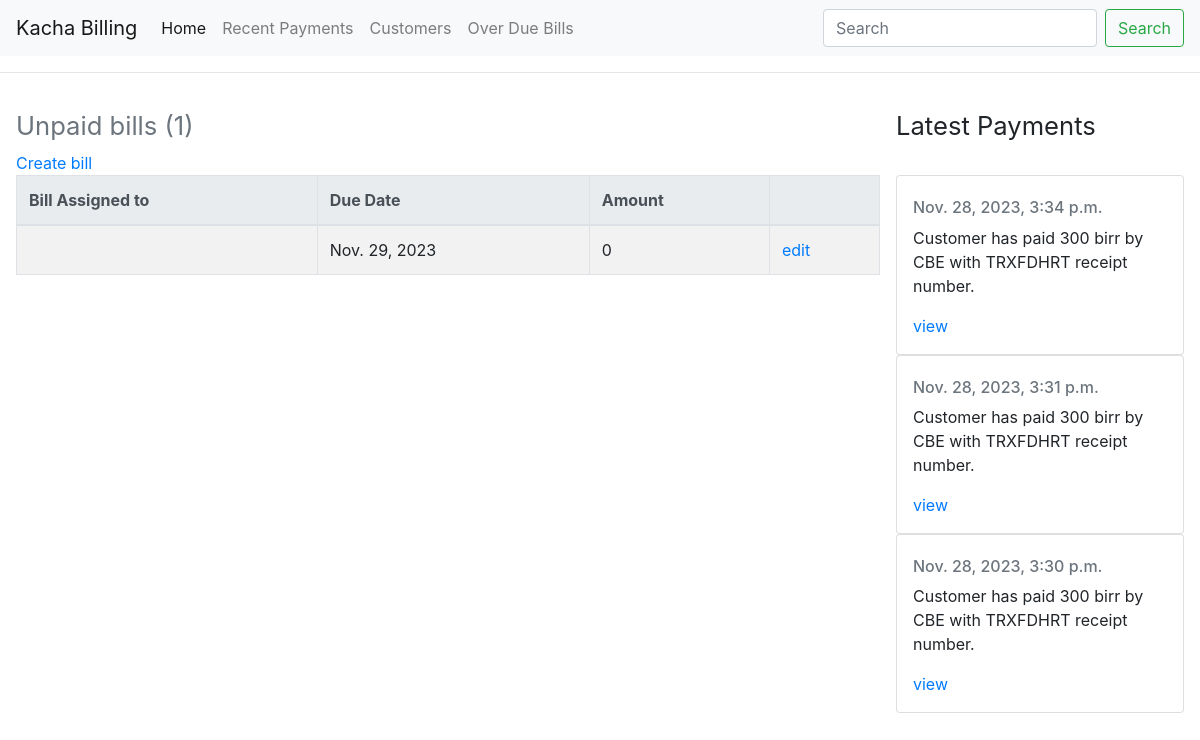
The app's page /over_due_bills/, older data.
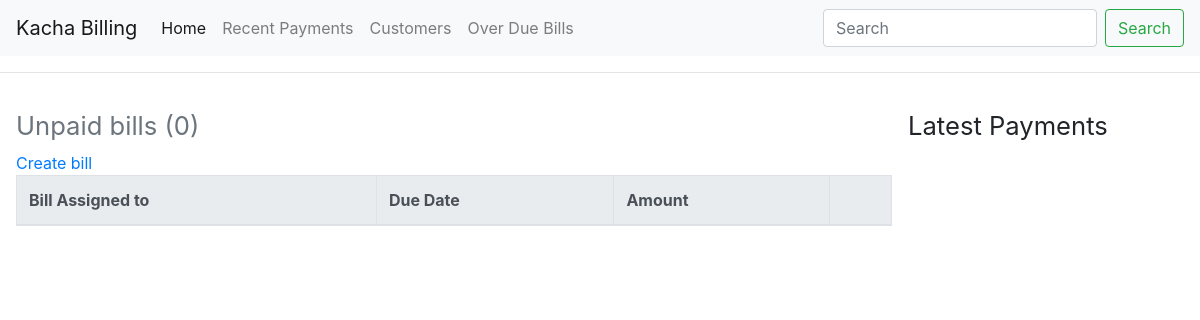
The same page, newer data.
### base/models.py (models this page shows, shortened)
class Bill(models.Model):
    class Status(models.TextChoices):
        PENDING = 'PENDING', _('Pending')
        PAID = 'PAID', _('Paid')
        OVERDUE = 'OVERDUE', _('Overdue')
    customer = models.ForeignKey(Account, on_delete=models.CASCADE)
    dueDate = models.DateField(max_length=200,
                               validators=[no_past_due_date])
    amount = models.IntegerField(default=0, validators=[MinValueValidator(0)])
    status = models.CharField(max_length=10,
       choices=Status.choices,
       default=Status.PENDING
    )
    created = models.DateTimeField(auto_now_add=True)
    updated = models.DateTimeField(auto_now=True)
    class Meta:
        ordering = ['dueDate','-updated','-created']

class Payment(models.Model):
    id = models.UUIDField(primary_key=True, default=uuid.uuid4, editable=False)
    transactionId = models.CharField(max_length=20)
    bill = models.ForeignKey(Bill, on_delete=models.SET_NULL, null=True)
    paymentChannel = models.CharField(max_length=50)
    remark = models.TextField(max_length=250)
    created = models.DateTimeField(auto_now_add=True)
    updated = models.DateTimeField(auto_now=True)
    class Meta:
        ordering = ['-updated','-created']

### base/views.py (the view)
# urls.py: path('over_due_bills/', views.overDueBillsList,name="over_due_bills"),
def overDueBillsList(request):
        payments = Payment.objects.all()[:10]
        bills = Bill.objects.filter(status='OVERDUE')
        label = 'Unpaid bills'
        count = bills.count()
        context = {'bills':bills, 'payments':payments, 'label' : label , 'count': count}
        return render(request,'base/home.html',context)

### base/templates/base/home.html (shortened to what this page needs)
{% extends 'main.html' %}
{% block content %}
<div class="home-container">
  <div>
     <h2>
        <small class="text-muted">{{ label }} ({{ count }})</small>
     </h2>
     <a href="{% url 'bill_form' %}">Create bill</a>
     <table class="table table-striped table-bordered table-hover">
        <thead class="thead-light">
           <tr>
              <th scope="col">Bill Assigned to</th>
              <th scope="col">Due Date</th>
              <th scope="col">Amount</th>
              <th scope="col"></th>
           </tr>
        </thead>
        <tbody>
           {% for bill in bills %}
           <tr>
              <td><a href="{% url 'bill' bill.id %}">{{bill.customer.username}}</a></td>
              <td>{{bill.dueDate}}</td>
              <td>{{bill.amount}}</td>
              <td><a href="{% url 'update_bill' bill.id %}">edit</a></td>
           </tr>
           {% endfor %}
        </tbody>
     </table>
  </div>
  <div>
     <h2>
        <small class="text-muted-right">Latest Payments</small>
     </h2>
     <br>
     {% for payment in payments %}
     <div class="card" style="width: 18rem;">
        <div class="card-body">
           <h6 class="card-subtitle mb-2 text-muted">{{payment.created}}</h6>
           <p class="card-text">Customer has paid {{payment.bill.amount}} birr by {{payment.paymentChannel}} with {{payment.transactionId}} receipt number.</p>
           <a href="#" class="card-link">view</a>
        </div>
     </div>
     {% endfor %}
  </div>
</div>
{% endblock %}

### templates/main.html (shortened to what this page needs)
<!DOCTYPE html>
<html>
    <head>
        <link rel="stylesheet" href="https://cdn.jsdelivr.net/npm/bootstrap@4.1.3/dist/css/bootstrap.min.css">
    </head>
    <body>
        {% include 'navbar.html' %}
        {% block content%}
        {% endblock%}
    </body>
</html>

### templates/navbar.html (shortened to what this page needs)
<nav class="navbar navbar-expand-lg navbar-light bg-light">
    <a class="navbar-brand" href="{% url 'home' %}">Kacha Billing</a>
    <div class="collapse navbar-collapse" id="navbarSupportedContent">
      <ul class="navbar-nav mr-auto">
        <li class="nav-item active">
          <a class="nav-link" href="{% url 'home' %}">Home <span class="sr-only">(current)</span></a>
        </li>
        <li class="nav-item">
          <a class="nav-link" href="{% url 'latest_payments' %}">Recent Payments</a>
        </li>
        <li class="nav-item">
            <a class="nav-link" href="#">Customers</a>
        </li>
        <li class="nav-item">
            <a class="nav-link" href="{% url 'over_due_bills' %}">Over Due Bills</a>
        </li>
      </ul>
      <form class="form-inline my-2 my-lg-0">
        <input class="form-control mr-sm-2" type="search" placeholder="Search" aria-label="Search">
        <button class="btn btn-outline-success my-2 my-sm-0" type="submit">Search</button>
      </form>
    </div>
  </nav>
  <hr>

### templates/main.html (style rules this page uses)
.home-container { display: grid; grid-template-columns: 3fr 1fr; padding: 1rem; }
.text-muted-right { margin-left: 1rem; }

Row changes from the older to the newer data that the page shows:
removed Bill: dueDate "Nov. 29, 2023", amount "0"
removed Payment: created "Nov. 28, 2023, 3:34 p.m.", bill.amount "300", paymentChannel "CBE", transactionId "TRXFDHRT"
removed Payment: created "Nov. 28, 2023, 3:31 p.m.", bill.amount "300", paymentChannel "CBE", transactionId "TRXFDHRT"
removed Payment: created "Nov. 28, 2023, 3:30 p.m.", bill.amount "300", paymentChannel "CBE", transactionId "TRXFDHRT"
Text that changed along with them:
{{ count }}: "1" → "0"
